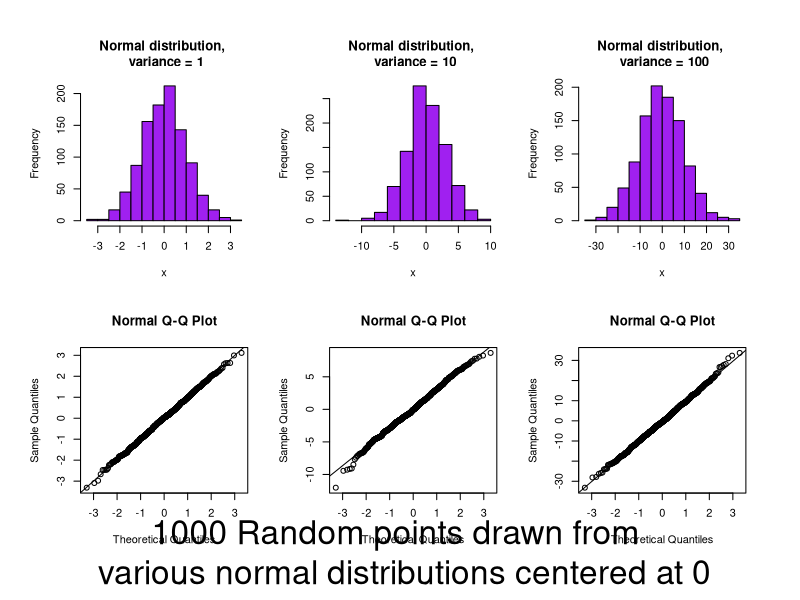
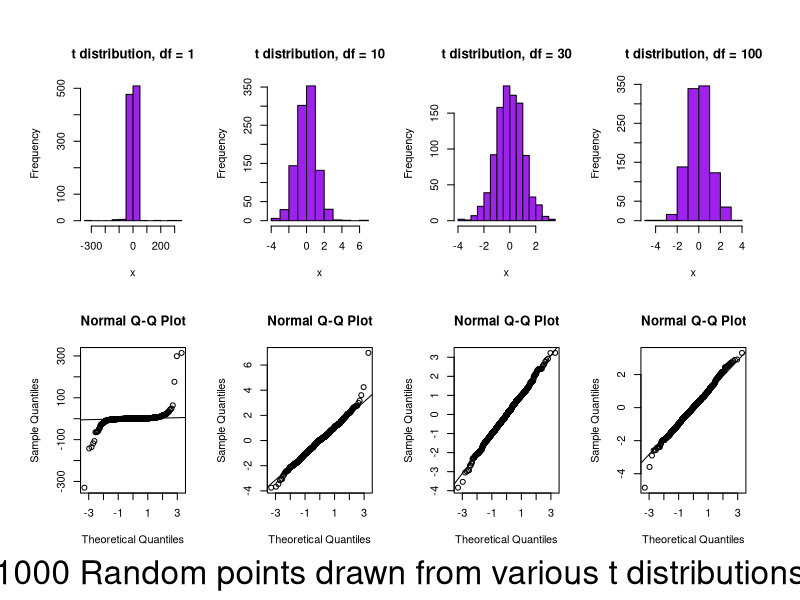
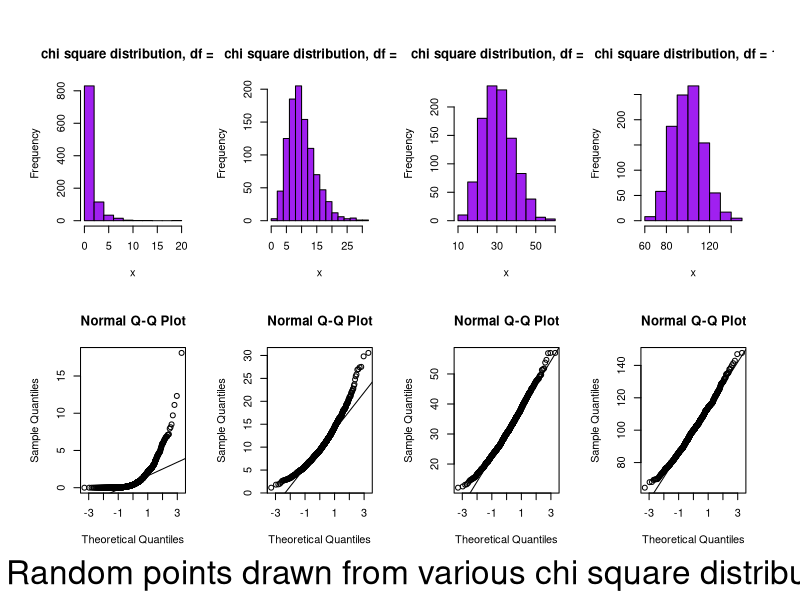
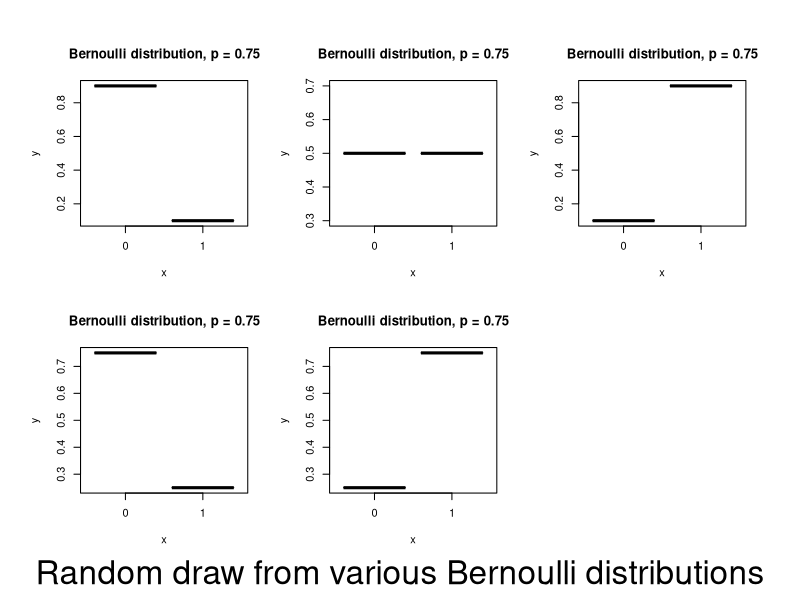
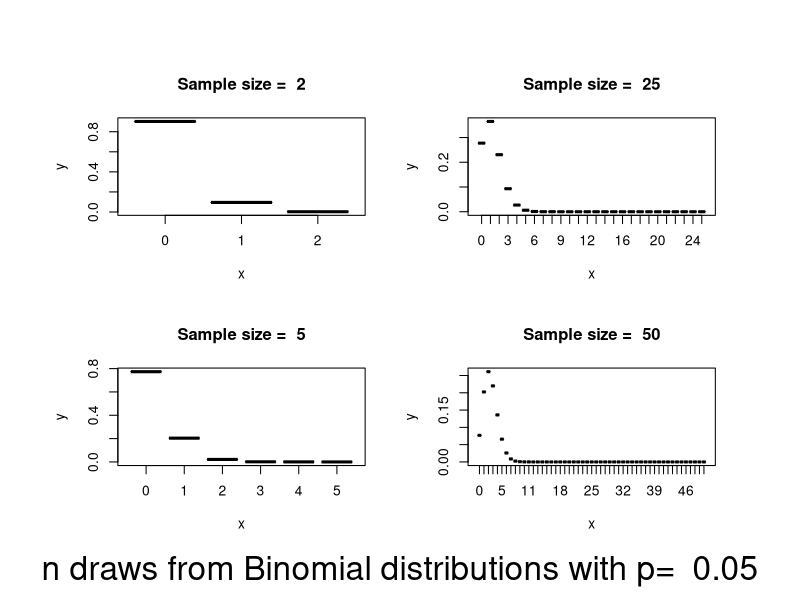
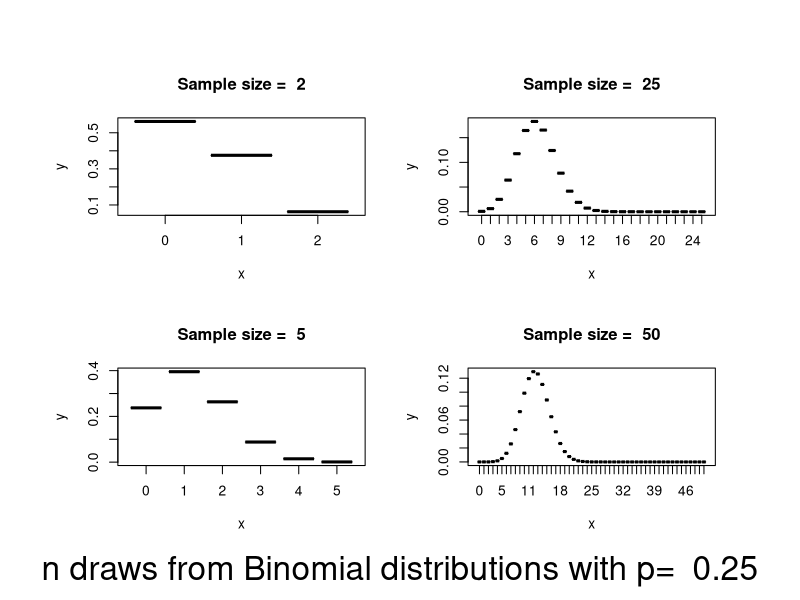
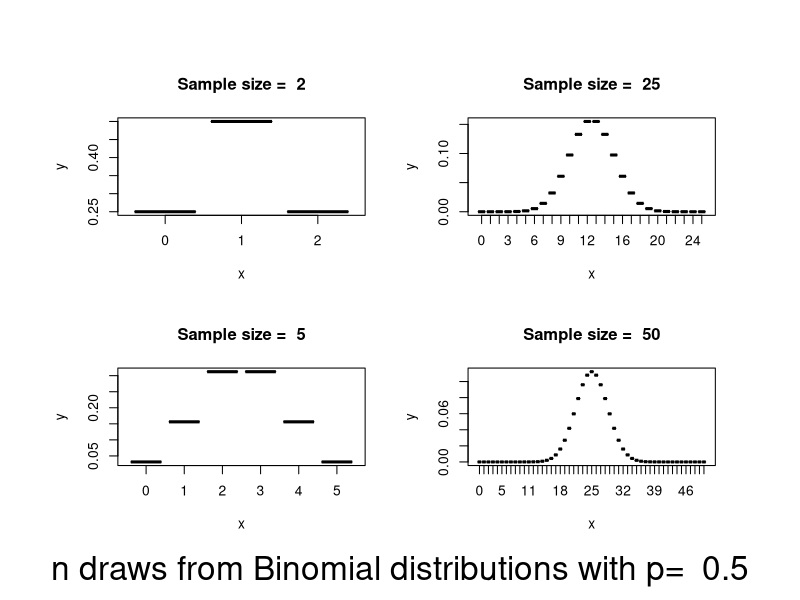
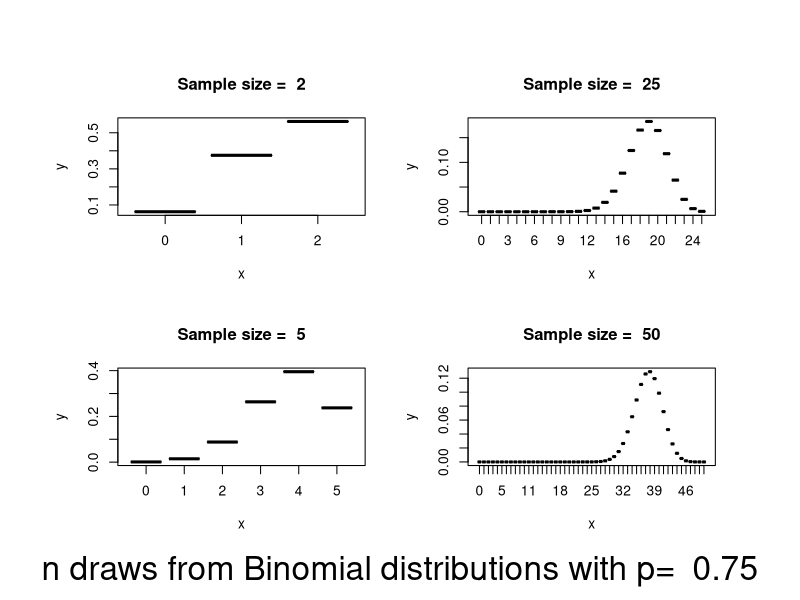

Here is the R script that generated these plots, in order:
#use code below to assess how data from various distributions visually compares 
#to a normal distribution
#
##normal
sigma=c(1,10,100)
par(mfcol=c(2,3), oma = c(3,2,2,2), ask=F)
for(j in 1:length(sigma)){
  x=rnorm(1000, 0, sqrt(sigma[j]))
  hist(x, main=paste("Normal distribution, \n variance = ",sigma[j], sep = ""), col = "purple")
  qqnorm(x)
  qqline(x)
}
mtext("1000 Random points drawn from \n various normal distributions centered at 0", outer = T, side = 1, 
      cex = 2, line = 1)

readline(prompt="Press [enter] to continue")


#t
freedom=c(1,10,30,100)
par(mfcol=c(2,4), oma = c(3,2,2,2), ask=F)
for(j in 1:length(freedom)){
  x=rt(1000, df=freedom[j])
  hist(x, main=paste("t distribution, df = ",freedom[j], sep = ""), col = "purple")
  qqnorm(x)
  qqline(x)
}
mtext("1000 Random points drawn from various t distributions", outer = T, side = 1, 
      cex = 2, line = 1)

readline(prompt="Press [enter] to continue")

#chi-square
freedom=c(1,10,30,100)
par(mfcol=c(2,4), oma = c(3,2,2,2), ask=F)
for(j in 1:length(freedom)){
  x=rchisq(1000, df=freedom[j])
  hist(x, main=paste("chi square distribution, df = ",freedom[j], sep = ""), col = "purple")
  qqnorm(x)
  qqline(x)
}
mtext("1000 Random points drawn from various chi square distributions", outer = T, side = 1, 
      cex = 2, line = 1)

readline(prompt="Press [enter] to continue")

#bernoulli
y=0:1
n=1
p=c(.1,.25, .5,.75, .9)
par(mfcol=c(2,3), oma = c(3,2,2,2), ask=F)
for (i in 1:length(p)){
  x=dbinom(y,n,p[i])
  plot(as.factor(y),x, type="h",main = paste("Bernoulli distribution, p = ",p[j], sep = ""))
}
mtext("Random draw from various Bernoulli distributions", outer = T, side = 1, 
      cex = 2, line = 1)

readline(prompt="Press [enter] to continue")


#binomial
n=c(2,5,25,50)
p=c(.05, .25, .5, .75, .95)
par(mfcol=c(2,2), ask=F, oma=c(3,3,3,3))
for(j in 1:length(p)){
  for (i in 1:length(n)){
    y=0:n[i]
    x=dbinom(y,n[i],p[j])
    plot(as.factor(y),x, type="h", main=paste("Sample size = ", n[i]))
  }
  mtext(paste("n draws from Binomial distributions with p= ", p[j]), outer = T, side = 1, 
        cex = 2, line = 1)
  
  readline(prompt="Press [enter] to continue")
  }

#poisson
u=c(2,5,10,30,50,100)
par(mfcol=c(2,3), ask=F, oma=c(3,3,3,3))
for(j in 1:length(u)){
  x=dpois(x=0:(u[j]*3),lambda=u[j])
  plot(0:(u[j]*3),x, type="h", main=paste("mu = ", u[j]), xlab = "")
}
mtext(paste("Poisson distributions with mu= ", u[j]), outer = T, side = 1, 
      cex = 2, line = 1)